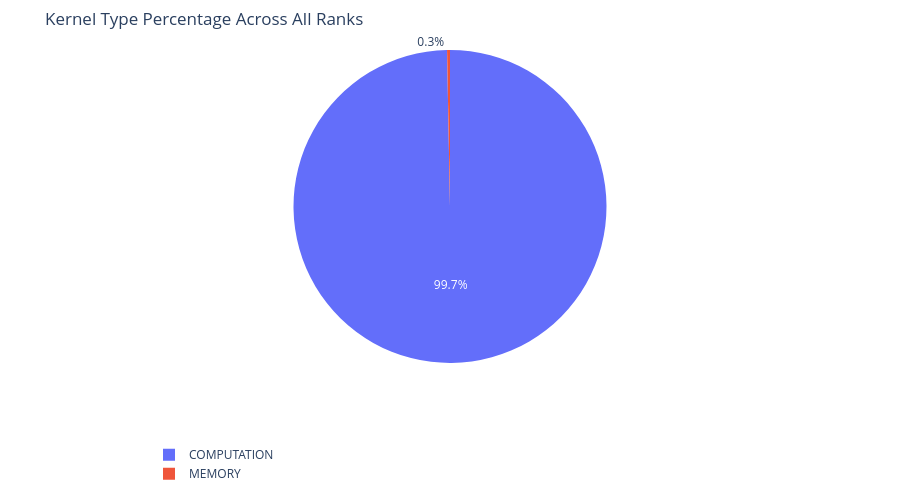
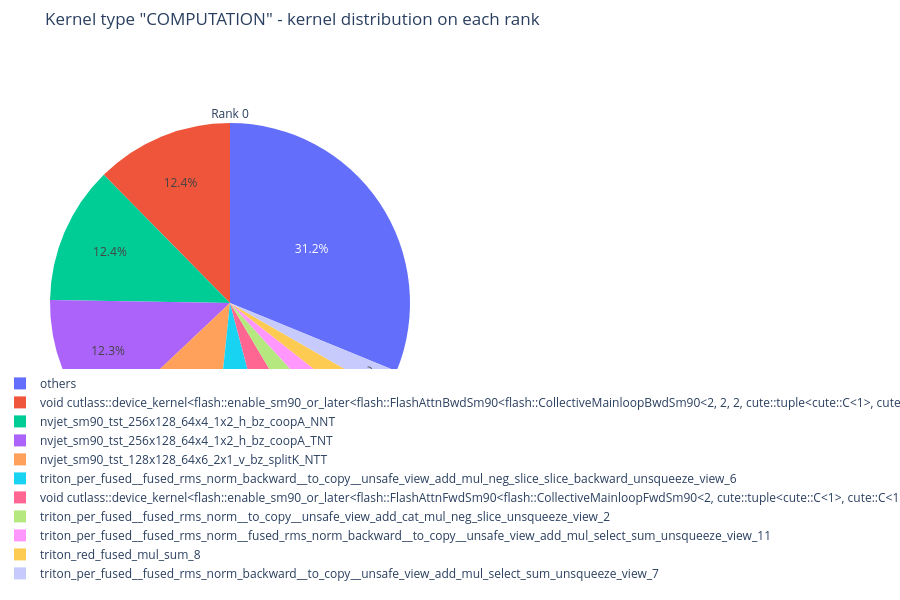
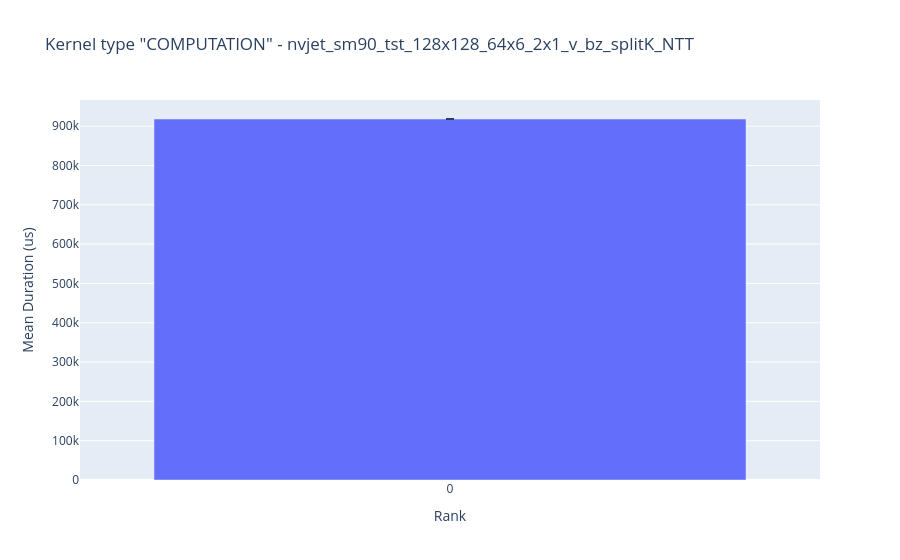
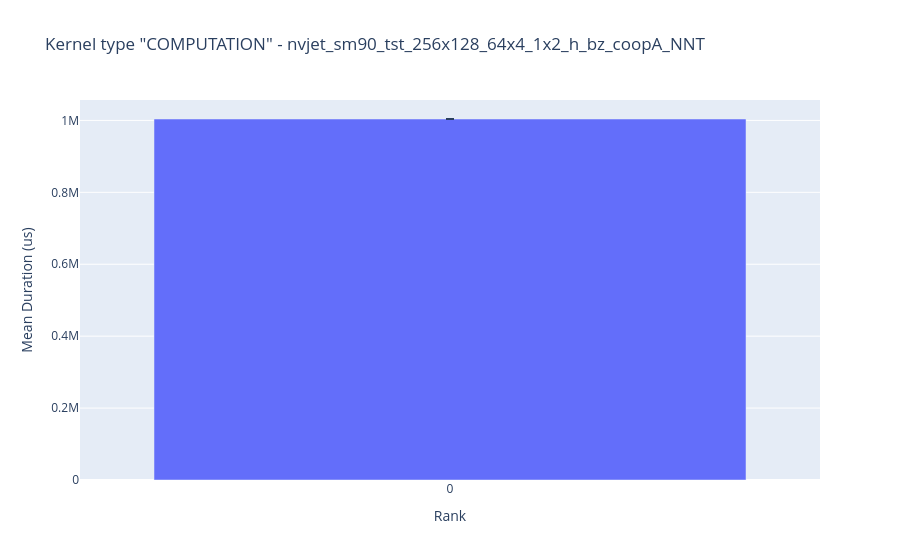

Notebook code cell kept with these figures, in order:
### Code cell
# Kernel breakdown
analyzer.get_gpu_kernel_breakdown()

### Figure 1 — Plotly figure (JSON) as saved in the notebook; plotly's stock layout.template omitted (floating-point values rounded to 4 significant figures)
{"data": [{"domain": {"x": [0, 1], "y": [0, 1]}, "hovertemplate": "kernel_type=%{label}<br>percentage=%{value}<extra></extra>", "labels": ["COMPUTATION", "MEMORY"], "legendgroup": "", "name": "", "showlegend": true, "type": "pie", "values": [99.7, 0.3]}], "layout": {"height": 500, "legend": {"tracegroupgap": 0, "x": 0, "xanchor": "left", "y": -0.4, "yanchor": "bottom"}, "margin": {"b": 50, "l": 50, "r": 50, "t": 50}, "showlegend": true, "title": {"text": "Kernel Type Percentage Across All Ranks"}}}

### Figure 2 — Plotly figure (JSON) as saved in the notebook; plotly's stock layout.template omitted (floating-point values rounded to 4 significant figures)
{"data": [{"automargin": false, "domain": {"x": [0, 0.45], "y": [0, 1]}, "labels": ["nvjet_sm90_tst_128x128_64x6_2x1_v_bz_splitK_NTT", "nvjet_sm90_tst_256x128_64x4_1x2_h_bz_coopA_NNT", "nvjet_sm90_tst_256x128_64x4_1x2_h_bz_coopA_TNT", "others", "triton_per_fused__fused_rms_norm__fused_rms_norm_backward__to_copy__unsafe_view_add_mul_select_sum_unsqueeze_view_11", "triton_per_fused__fused_rms_norm__to_copy__unsafe_view_add_cat_mul_neg_slice_unsqueeze_view_2", "triton_per_fused__fused_rms_norm_backward__to_copy__unsafe_view_add_mul_neg_slice_slice_backward_unsqueeze_view_6", "triton_per_fused__fused_rms_norm_backward__to_copy__unsafe_view_add_mul_select_sum_unsqueeze_view_7", "triton_red_fused_mul_sum_8", "void cutlass::device_kernel<flash::enable_sm90_or_later<flash::FlashAttnBwdSm90<flash::CollectiveMainloopBwdSm90<2, 2, 2, cute::tuple<cute::C<1>, cute::C<1>, cute::C<1> >, cute::tuple<cute::C<64>, cute::C<128>, cute::C<128> >, cutlass::bfloat16_t, float, cutlass::arch::Sm90, true, false, false, false, false, true, false, false, 2, 1, 2, 1, false>, flash::CollectiveEpilogueBwd<cute::tuple<cute::C<64>, cute::C<128>, cute::C<128> >, cutlass::bfloat16_t, cutlass::arch::Sm90, 256, false, false, 1>, flash::SingleTileBwdLPTScheduler<false, 128, false> > > >(flash::enable_sm90_or_later<flash::FlashAttnBwdSm90<flash::CollectiveMainloopBwdSm90<2, 2, 2, cute::tuple<cute::C<1>, cute::C<1>, cute::C<1> >, cute::tuple<cute::C<64>, cute::C<128>, cute::C<128> >, cutlass::bfloat16_t, float, cutlass::arch::Sm90, true, false, false, false, false, true, false, false, 2, 1, 2, 1, false>, flash::CollectiveEpilogueBwd<cute::tuple<cute::C<64>, cute::C<128>, cute::C<128> >, cutlass::bfloat16_t, cutlass::arch::Sm90, 256, false, false, 1>, flash::SingleTileBwdLPTScheduler<false, 128, false> > >::Params)", "void cutlass::device_kernel<flash::enable_sm90_or_later<flash::FlashAttnFwdSm90<flash::CollectiveMainloopFwdSm90<2, cute::tuple<cute::C<1>, cute::C<1>, cute::C<1> >, cute::tuple<cute::C<128>, cute::C<128>, cute::C<128> >, 128, cutlass::bfloat16_t, float, cutlass::arch::Sm90, true, false, false, false, false, false, false, true, true, false, false, false>, flash::CollectiveEpilogueFwd<cute::tuple<cute::C<128>, cute::C<128>, cute::C<128> >, cute::tuple<cute::C<1>, cute::C<1>, cute::C<1> >, cutlass::bfloat16_t, cutlass::arch::Sm90, 256, false, false, false, false>, flash::DynamicPersistentTileScheduler<256, 32, false, false, true> > > >(flash::enable_sm90_or_later<flash::FlashAttnFwdSm90<flash::CollectiveMainloopFwdSm90<2, cute::tuple<cute::C<1>, cute::C<1>, cute::C<1> >, cute::tuple<cute::C<128>, cute::C<128>, cute::C<128> >, 128, cutlass::bfloat16_t, float, cutlass::arch::Sm90, true, false, false, false, false, false, false, true, true, false, false, false>, flash::CollectiveEpilogueFwd<cute::tuple<cute::C<128>, cute::C<128>, cute::C<128> >, cute::tuple<cute::C<1>, cute::C<1>, cute::C<1> >, cutlass::bfloat16_t, cutlass::arch::Sm90, 256, false, false, false, false>, flash::DynamicPersistentTileScheduler<256, 32, false, false, true> > >::Params)"], "title": {"text": "Rank 0"}, "type": "pie", "values": [918400.0, 1004000.0, 999700.0, 2534000.0, 211300.0, 262300.0, 468300.0, 170700.0, 188100.0, 1005000.0, 360700.0]}], "layout": {"height": 600, "legend": {"x": 0, "xanchor": "left", "y": -0.1, "yanchor": "bottom"}, "margin": {"b": 50, "l": 50, "r": 50, "t": 50}, "showlegend": true, "title": {"text": "Kernel type \"COMPUTATION\" - kernel distribution on each rank"}}}

### Figure 3 — Plotly figure (JSON) as saved in the notebook; plotly's stock layout.template omitted (floating-point values rounded to 4 significant figures)
{"data": [{"error_y": {"array": [0.0], "arrayminus": [0.0]}, "hovertemplate": "Rank=%{x}<br>Mean Duration (us)=%{y}<extra></extra>", "legendgroup": "", "marker": {"color": "#636efa", "pattern": {"shape": ""}}, "name": "", "orientation": "v", "showlegend": false, "textposition": "auto", "type": "bar", "x": [0], "xaxis": "x", "y": [918400.0], "yaxis": "y"}], "layout": {"barmode": "relative", "legend": {"tracegroupgap": 0}, "title": {"text": "Kernel type \"COMPUTATION\" - nvjet_sm90_tst_128x128_64x6_2x1_v_bz_splitK_NTT"}, "xaxis": {"anchor": "y", "domain": [0, 1], "dtick": 1, "tick0": 0, "tickmode": "linear", "title": {"text": "Rank"}}, "yaxis": {"anchor": "x", "domain": [0, 1], "title": {"text": "Mean Duration (us)"}}}}

### Figure 4 — Plotly figure (JSON) as saved in the notebook; plotly's stock layout.template omitted (floating-point values rounded to 4 significant figures)
{"data": [{"error_y": {"array": [0.0], "arrayminus": [0.0]}, "hovertemplate": "Rank=%{x}<br>Mean Duration (us)=%{y}<extra></extra>", "legendgroup": "", "marker": {"color": "#636efa", "pattern": {"shape": ""}}, "name": "", "orientation": "v", "showlegend": false, "textposition": "auto", "type": "bar", "x": [0], "xaxis": "x", "y": [1004000.0], "yaxis": "y"}], "layout": {"barmode": "relative", "legend": {"tracegroupgap": 0}, "title": {"text": "Kernel type \"COMPUTATION\" - nvjet_sm90_tst_256x128_64x4_1x2_h_bz_coopA_NNT"}, "xaxis": {"anchor": "y", "domain": [0, 1], "dtick": 1, "tick0": 0, "tickmode": "linear", "title": {"text": "Rank"}}, "yaxis": {"anchor": "x", "domain": [0, 1], "title": {"text": "Mean Duration (us)"}}}}
